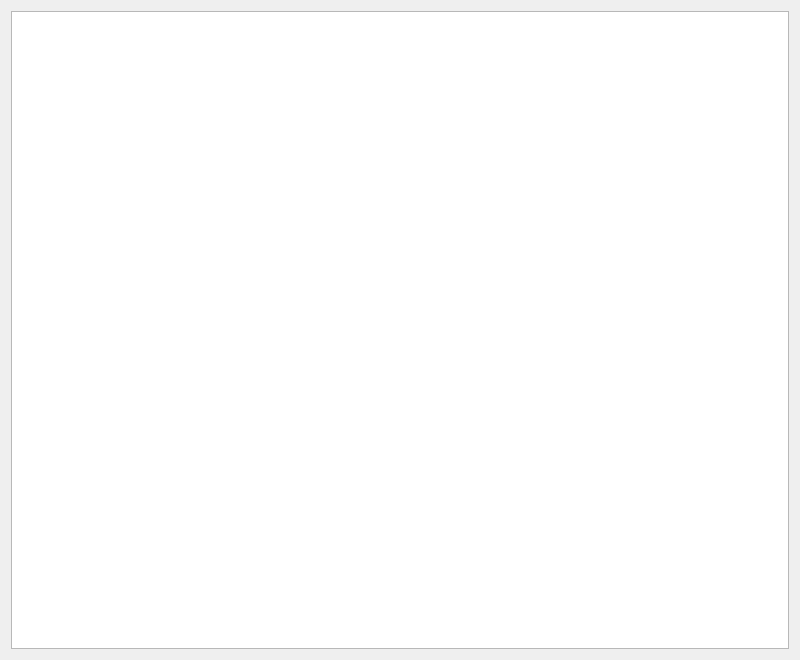
<?xml version="1.0" encoding="UTF-8"?>
<ui version="4.0">
 <class>MainWindow</class>
 <widget class="QMainWindow" name="MainWindow">
  <property name="geometry">
   <rect>
    <x>0</x>
    <y>0</y>
    <width>800</width>
    <height>660</height>
   </rect>
  </property>
  <property name="windowTitle">
   <string>MainWindow</string>
  </property>
  <widget class="QWidget" name="centralWidget">
   <layout class="QGridLayout" name="gridLayout">
    <item row="0" column="0">
     <widget class="QGraphicsView" name="graphicsView"/>
    </item>
   </layout>
  </widget>
 </widget>
 <layoutdefault spacing="6" margin="11"/>
 <resources/>
 <connections/>
</ui>
